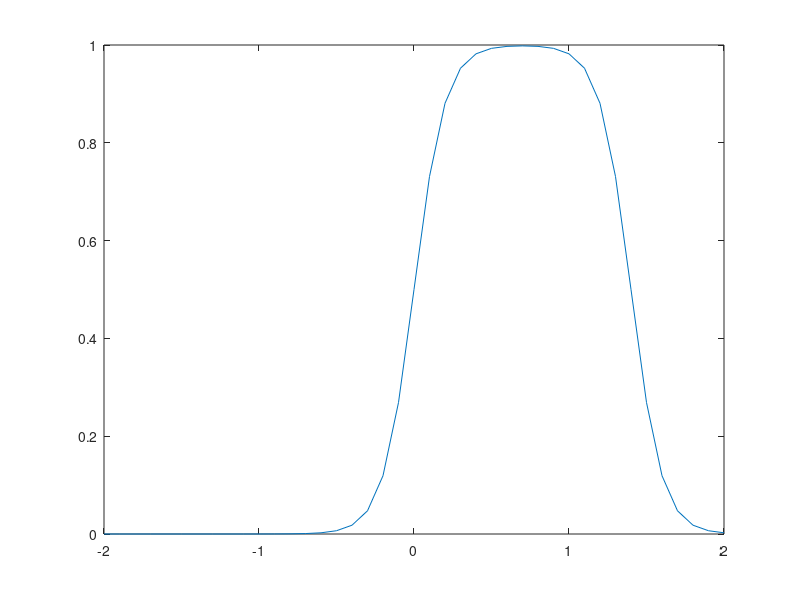

This figure's MATLAB source:
clear all
close all
X=-2:0.1:2;
d=10;
c1=0;
c2=1.4;

% b=Inf;
% d=2;
% c=0;
for k=1:length(X)
    Y(k)=1/(1+exp(-d*(X(k)-c1)))-1/(1+exp(-d*(X(k)-c2)));
    
    %Y(k)=1/(1+((X(k)-c)/d)^2^b);
end
plot(X,Y)